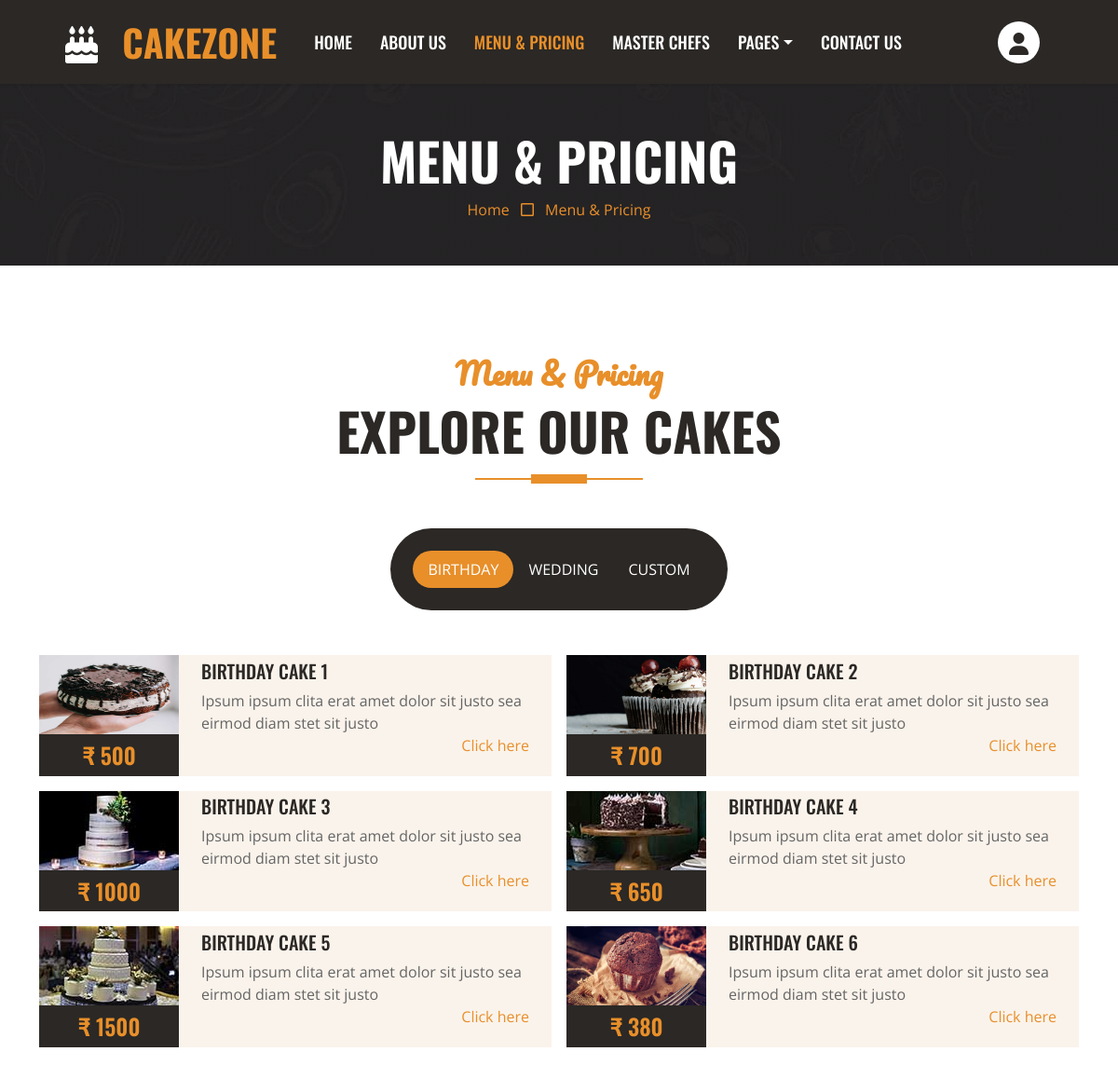
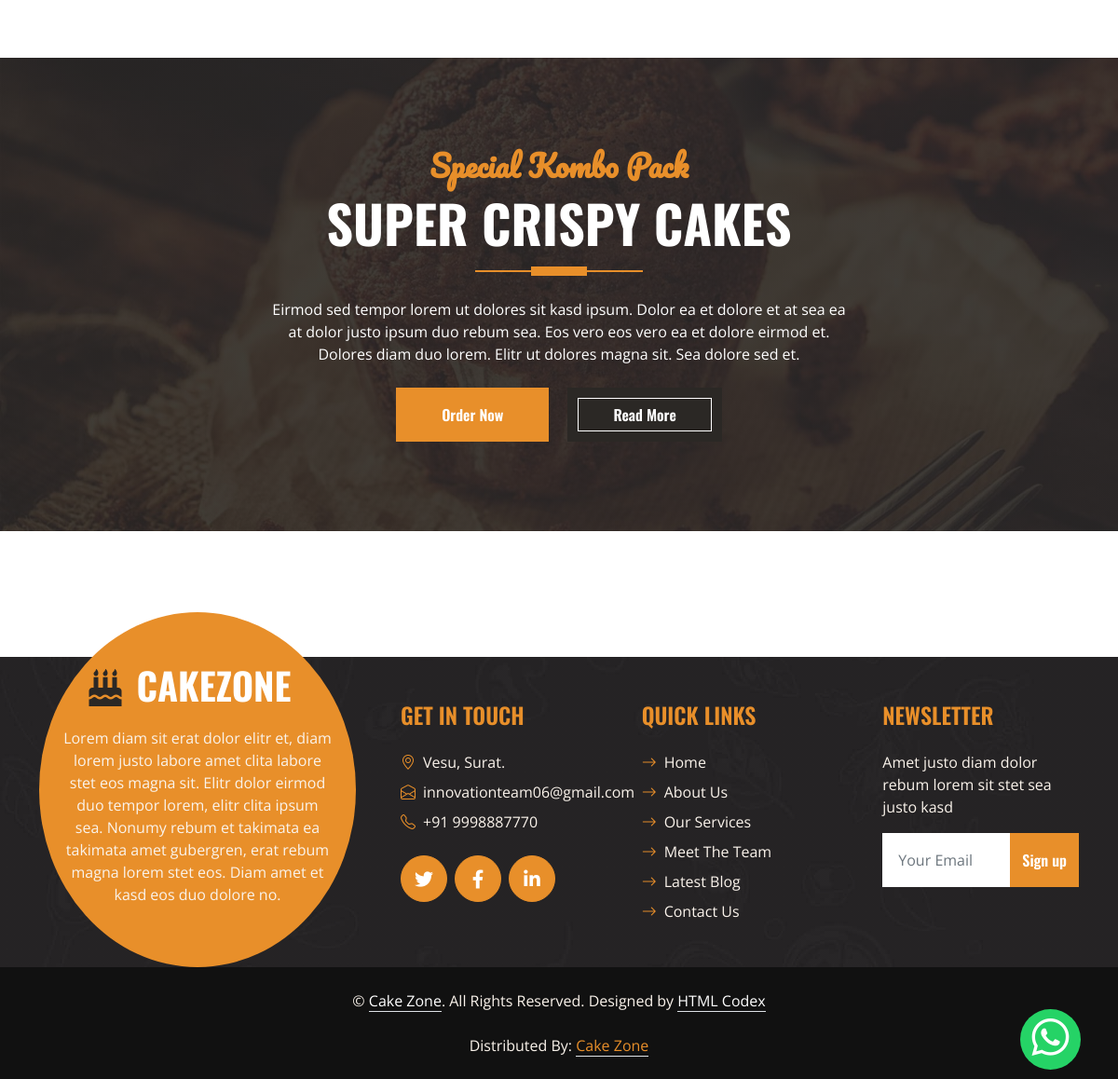
Page /menu.php on the committed database (2 pictures, top to bottom).
### tables this page shows
CREATE TABLE `product` (
  `id` varchar(255) NOT NULL,
  `name` varchar(255) NOT NULL,
  `images` varchar(800) NOT NULL,
  `price` int(11) NOT NULL,
  `discount` varchar(11) DEFAULT NULL,
  `description` varchar(500) DEFAULT NULL,
  `categoryId` varchar(255) DEFAULT NULL,
  `feedbackId` varchar(255) DEFAULT NULL,
  `isShown` tinyint(1) NOT NULL,
  `createdAt` datetime NOT NULL DEFAULT current_timestamp(),
  `code` varchar(11) NOT NULL
);

### menu.php (the view, shortened to what this page needs)
<!DOCTYPE html>
<html lang="en">
<head>
    <link href="css/style2.css" rel="stylesheet">
</head>
<body>
    <?php
    include 'header_nav.php';
    ?>
    <div class="container-fluid bg-dark bg-img p-5 mb-5">
        <div class="row">
            <div class="col-12 text-center">
                <h1 class="display-4 text-uppercase text-white">Menu & Pricing</h1>
                <a href="index.php">Home</a>
                <i class="far fa-square text-primary px-2"></i>
                <a href="#">Menu & Pricing</a>
            </div>
        </div>
    </div>
    <div class="container-fluid about py-5">
        <div class="container">
            <div class="section-title position-relative text-center mx-auto mb-5 pb-3" style="max-width: 600px;">
                <h2 class="text-primary font-secondary">Menu & Pricing</h2>
                <h1 class="display-4 text-uppercase">Explore Our Cakes</h1>
            </div>
            <div class="tab-class text-center">
                <ul class="nav nav-pills d-inline-flex justify-content-center bg-dark text-uppercase  p-4 mb-5 rounded-pill">
                    <li class="nav-item">
                        <a class="nav-link rounded-pill text-white active" data-bs-toggle="pill" href="#tab-1">Birthday</a>
                    </li>
                    <li class="nav-item">
                        <a class="nav-link rounded-pill text-white" data-bs-toggle="pill" href="#tab-2">Wedding</a>
                    </li>
                    <li class="nav-item">
                        <a class="nav-link rounded-pill text-white" data-bs-toggle="pill" href="#tab-3">Custom</a>
                    </li>
                </ul>
                <div class="tab-content">
                    <div id="tab-1" class="tab-pane fade show p-0 active">
                        <div class="row g-3">
                            <?php
                            $sql = "SELECT * FROM  `product` where categoryId='c101' ORDER BY id";
                            $res = mysqli_query($conn,  $sql);
                            if (mysqli_num_rows($res) > 0) {
                                while ($images = mysqli_fetch_assoc($res)) {  ?>
                                    <div class="col-lg-6" onclick="show(this.id)" id=<?= $images['id'] ?>>
                                        <div class="d-flex h-100 cardhov">
                                            <div class="flex-shrink-0">
                                                <img class="img-fluid" src="uploads/<?= $images['images'] ?>" alt="" style="width: 150px; height: 85px;">
                                                <h4 class="bg-dark text-primary p-2 m-0">&#x20B9; <?= $images['price'] ?></h4>
                                            </div>
                                            <div class="d-flex flex-column justify-content-center text-start bg-secondary px-4">
                                                <h5 class="text-uppercase"><?= $images['name'] ?></h5>
                                                <span><?= $images['description'] ?></span>
                                                <p class="text-end text-primary ">
                                                    Click here
                                                </p>
                                            </div>
                                        </div>
                                    </div>
                            <?php }
                            } ?>
                        </div>
                    </div>
                </div>
            </div>
        </div>
    </div>
    <div class="container-fluid bg-offer my-5 py-5">
        <div class="container py-5">
            <div class="row gx-5 justify-content-center">
                <div class="col-lg-7 text-center">
                    <div class="section-title position-relative text-center mx-auto mb-4 pb-3" style="max-width: 600px;">
                        <h2 class="text-primary font-secondary">Special Kombo Pack</h2>
                        <h1 class="display-4 text-uppercase text-white">Super Crispy Cakes</h1>
                    </div>
                    <p class="text-white mb-4">Eirmod sed tempor lorem ut dolores sit kasd ipsum. Dolor ea et dolore et at sea ea at dolor justo ipsum duo rebum sea. Eos vero eos vero ea et dolore eirmod et. Dolores diam duo lorem. Elitr ut dolores magna sit. Sea dolore sed et.</p>
                    <a href="carthover.php" class="btn btn-primary py-3 px-5 me-3">Order Now</a>
                    <a href="" class="btn btn-dark border-inner py-3 px-5">Read More</a>
                </div>
            </div>
        </div>
    </div>
    <?php
    include 'footer.php';
    ?>
</body>
</html>

### rows in the picture
product: images (picture), price "500", name "BIRTHDAY CAKE 1", description "Ipsum ipsum clita erat amet dolor sit justo sea eirmod diam stet sit justo"
product: images (picture), price "700", name "BIRTHDAY CAKE 2", description "Ipsum ipsum clita erat amet dolor sit justo sea eirmod diam stet sit justo"
product: images (picture), price "1000", name "BIRTHDAY CAKE 3", description "Ipsum ipsum clita erat amet dolor sit justo sea eirmod diam stet sit justo"
product: images (picture), price "650", name "BIRTHDAY CAKE 4", description "Ipsum ipsum clita erat amet dolor sit justo sea eirmod diam stet sit justo"
product: images (picture), price "1500", name "BIRTHDAY CAKE 5", description "Ipsum ipsum clita erat amet dolor sit justo sea eirmod diam stet sit justo"
product: images (picture), price "380", name "BIRTHDAY CAKE 6", description "Ipsum ipsum clita erat amet dolor sit justo sea eirmod diam stet sit justo"
